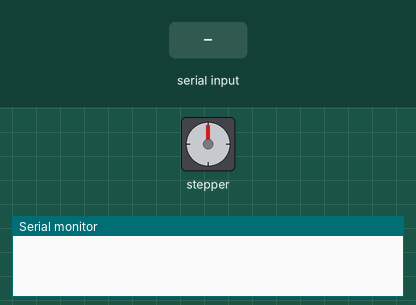
A sketch run on a simulated Arduino Uno, built with avr-gcc and run on an emulated ATmega328P. Parts: stepper motor, the last lines printed to the serial monitor. The test bench sets the inputs (shaded band). Stepper angles assume 200 steps per turn.

Above: at 1.2 s.
1.3 s: "90,45\n" received over Serial
At 3.9 s:
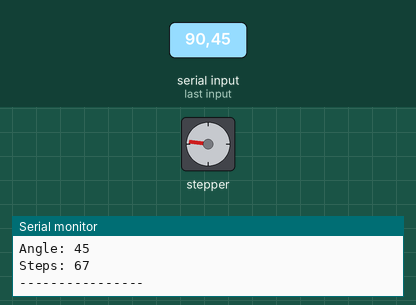
4.3 s: "30,150\n" received over Serial
At 6.9 s:
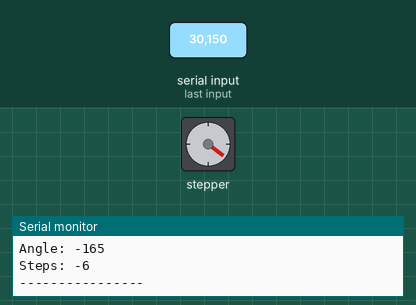
7.2 s: "5\n" received over Serial
At 8.1 s:
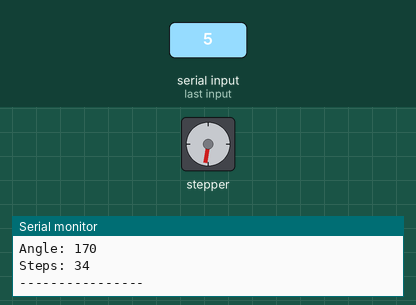
10.0 s: "90\n" received over Serial
At 10.8 s:
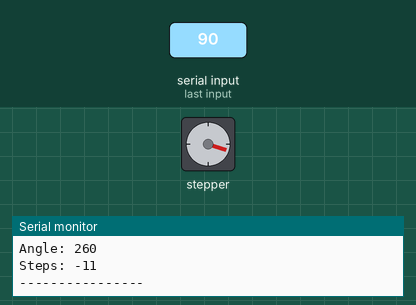
12.5 s: "90,45\n" received over Serial
At 15.2 s:
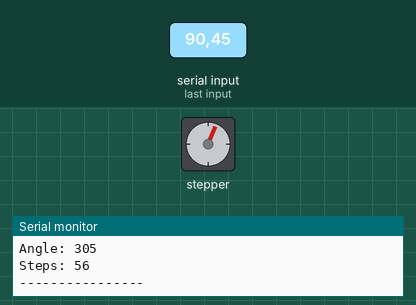
15.5 s: "200\n" received over Serial
At 16.4 s:
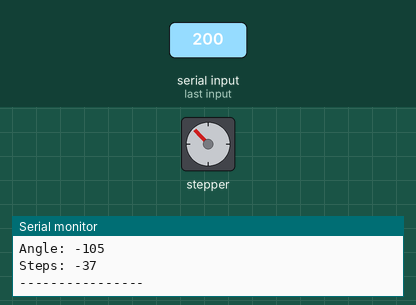
Timing chart, 0 to 18.5 s (numbered marks = the images above; inputs shaded):
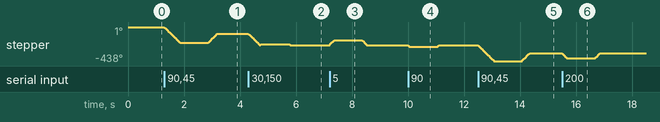

The sketch:

controlling_stepper_as_servo_ino.ino
```cpp
#include<Stepper.h>
Stepper mystepper(200,8,9,10,11);
int angle=0,previous=0,steps;

void setup()
{
  Serial.begin(9600);
  mystepper.setSpeed(60);
}

void loop()
{
  if(Serial.available()>0)
  {
    angle=Serial.parseInt();
    angle=angle-previous;
    previous=angle;
    steps=(2000*angle)/360;
    mystepper.step(steps);
    Serial.println("----------------");
    Serial.print("Angle: "); Serial.println(angle);
    Serial.print("Steps: "); Serial.println(steps);
    Serial.println("----------------");

  }
}
```

Measured:
- after the input at 1.3 s, stepper: turns 204° counter-clockwise in 0.56 s, then 121° clockwise in 0.32 s
- after the input at 4.3 s, stepper: turns 150° counter-clockwise in 0.40 s, then 11° clockwise in 0.02 s, then 11° counter-clockwise in 0.02 s
- after the input at 7.2 s, stepper: turns 62° clockwise in 0.16 s, then 62° counter-clockwise in 0.16 s
- after the input at 10.0 s, stepper: turns 19° counter-clockwise in 0.04 s, then 19° clockwise in 0.04 s
- after the input at 12.5 s, stepper: turns 205° counter-clockwise in 0.56 s, then 101° clockwise in 0.26 s
- after the input at 15.5 s, stepper: turns 67° counter-clockwise in 0.18 s, then 67° clockwise in 0.18 s
